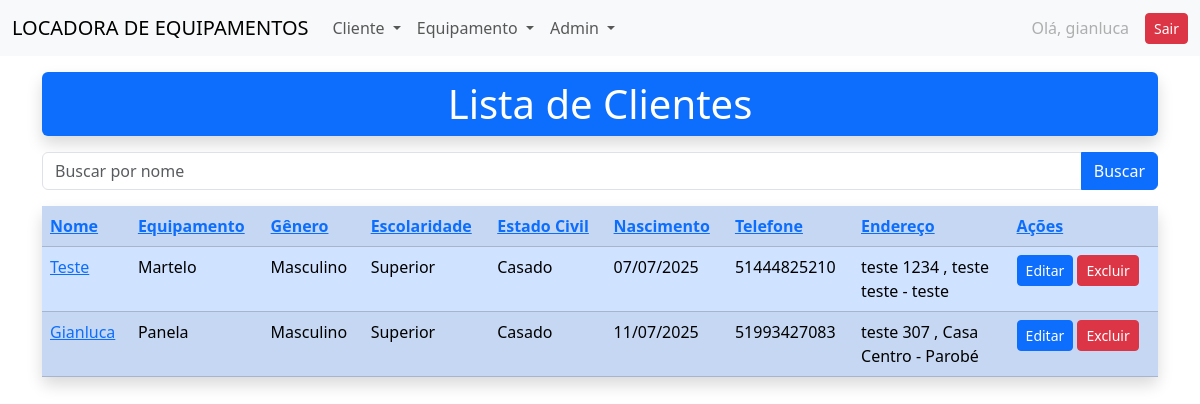
Before: /locadora/usuarios/ (signed in) with the older database file.
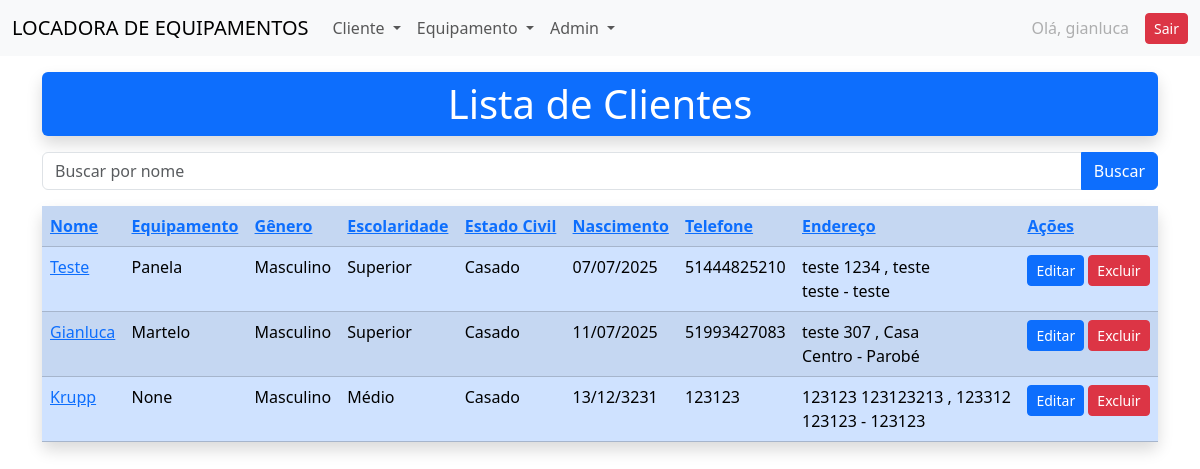
After: the same page with the newer database file.
### locadora/models.py (models this page shows, shortened)
class Usuario(models.Model):
    nome = models.CharField(max_length=100)
    data_nascimento = models.DateField()
    cpf = models.CharField(max_length=14, unique=True)
    genero = models.CharField(max_length=2, choices=GENERO_CHOICES)
    estado_civil = models.CharField(max_length=30, choices=ESTADO_CIVIL_CHOICES)
    escolaridade = models.CharField(max_length=50, choices=ESCOLARIDADE_CHOICES)
    equipamento = models.ForeignKey(Equipamento, on_delete=models.SET_NULL, null=True, blank=True)
    ativo = models.BooleanField(default=True)
    telefone = models.CharField(max_length=15, blank=True, null=True)
    cidade = models.CharField(max_length=100, blank=True, null=True)
    bairro = models.CharField(max_length=100, blank=True, null=True)
    rua = models.CharField(max_length=100, blank=True, null=True)
    numero = models.CharField(max_length=10, blank=True, null=True)
    complemento = models.CharField(max_length=100, blank=True, null=True)

class Equipamento(models.Model):
    nome = models.CharField(max_length=100)
    modelo = models.CharField(max_length=100, blank=True, null=True)
    numero_serie = models.CharField(max_length=100, blank=True, null=True)
    status = models.CharField(
        max_length=20,
        choices=STATUS_CHOICES,
        default='DISPONIVEL'
    )
    categoria = models.CharField(max_length=100, blank=True, null=True)
    fabricante = models.CharField(max_length=100, blank=True, null=True)
    em_manutencao = models.BooleanField(default=False)
    data_alugado = models.DateField(null=True, blank=True)
    foto = StdImageField(
        upload_to='fotos/equipamentos',
        variations={'thumb': (150, 150), 'medium': (300, 300)},
        blank=True,
        null=True
    )
    def __str__(self):
        return self.nome

### locadora/views.py (the view)
# urls.py: path('usuarios/', views.usuarios, name='usuarios'),
@login_required
def usuarios(request):
    query = request.GET.get('busca', '')
    if query:
        usuarios = Usuario.objects.filter(ativo=True, nome__icontains=query)
    else:
        usuarios = Usuario.objects.filter(ativo=True)
    dados = {
        'usuarios': usuarios,
        'ativos': True,
        'query': query,
    }
    return render(request, 'locadora/lista_clientes.html', dados)

### locadora/templates/locadora/lista_clientes.html (shortened to what this page needs)
{% extends 'locadora/base.html' %}
{% block content %}
<div class="container my-3">
    {% if ativos %}
        <h1 class="text-center bg-primary text-white py-2 shadow rounded">Lista de Clientes</h1>
    {% else %}
        <h1 class="text-center bg-primary text-white py-2 shadow rounded">Lista de Clientes Inativos</h1>
    {% endif %}
</div>
{% include 'locadora/partials/_busca.html' %}
<div class="container">
    <table class="table table-striped table-hover table-primary shadow rounded">
        <tr class="bg-primary text-white">
            {% if ativos %}
                <th><a href="{% url 'ordenar_usuarios' 'nome' %}?busca={{ query }}">Nome</a></th>
                <th><a href="{% url 'ordenar_usuarios' 'equipamento' %}?busca={{ query }}">Equipamento</a></th>
                <th><a href="{% url 'ordenar_usuarios' 'genero' %}?busca={{ query }}">Gênero</a></th>
                <th><a href="{% url 'ordenar_usuarios' 'escolaridade' %}?busca={{ query }}">Escolaridade</a></th>
                <th><a href="{% url 'ordenar_usuarios' 'estado_civil' %}?busca={{ query }}">Estado Civil</a></th>
                <th><a href="{% url 'ordenar_usuarios' 'data_nascimento' %}?busca={{ query }}">Nascimento</a></th>
                <th><a href="{% url 'ordenar_usuarios' 'telefone' %}?busca={{ query }}">Telefone</a></th>
                <th><a href="#">Endereço</a></th>
                <th><a href="#">Ações</a></th>
            {% endif %}
        </tr>
        {% for usuario in usuarios %}
        <tr>
            <td><a href="{% url 'detalhes_cliente' usuario.id %}">{{ usuario.nome }}</a></td>
            <td>{{ usuario.equipamento }}</td>
            <td>{{ usuario.get_genero_display }}</td>
            <td>{{ usuario.get_escolaridade_display }}</td>
            <td>{{ usuario.get_estado_civil_display }}</td>
            <td>{{ usuario.data_nascimento|date:"d/m/Y" }}</td>
            <td>{{ usuario.telefone|default:"-" }}</td>
            <td>
                {{ usuario.rua|default:"" }} {{ usuario.numero|default:"" }}
                {% if usuario.complemento %}, {{ usuario.complemento }}{% endif %}<br>
                {{ usuario.bairro|default:"" }} - {{ usuario.cidade|default:"" }}
            </td>
            <td>
                {% if ativos %}
                    <a href="{% url 'editar_cliente' usuario.id %}" class="btn btn-primary btn-sm text-white">Editar</a>
                    <a href="{% url 'excluir_usuario' usuario.id %}" class="btn btn-danger btn-sm">Excluir</a>
                {% else %}
                    <a href="{% url 'ativar_usuario' usuario.id %}" class="btn btn-success btn-sm">Ativar</a>
                {% endif %}
            </td>
        </tr>
        {% empty %}
        <tr>
            <td colspan="9" class="text-center">Nenhum cliente encontrado.</td>
        </tr>
        {% endfor %}
    </table>
</div>
{% endblock %}

### locadora/templates/locadora/base.html (shortened to what this page needs)
<!DOCTYPE html>
<html lang="en">
<head>
    <link href="https://cdn.jsdelivr.net/npm/bootstrap@5.3.6/dist/css/bootstrap.min.css" rel="stylesheet">
</head>
<body>
{% include 'locadora/partials/_menu.html' %}
{% block content %}
{% endblock %}
</body>
</html>

### locadora/templates/locadora/partials/_menu.html (shortened to what this page needs)
<nav class="navbar navbar-expand-lg bg-body-tertiary">
  <div class="container-fluid">
    <a class="navbar-brand" href="#">LOCADORA DE EQUIPAMENTOS</a>
    <div class="collapse navbar-collapse" id="navbarNavDropdown">
      <ul class="navbar-nav">
        <li class="nav-item dropdown">
          <a class="nav-link dropdown-toggle" href="#" role="button" data-bs-toggle="dropdown" aria-expanded="false">
            Cliente
          </a>
        </li>
        <li class="nav-item dropdown">
          <a class="nav-link dropdown-toggle" href="#" role="button" data-bs-toggle="dropdown" aria-expanded="false">
            Equipamento
          </a>
        </li>
        <li class="nav-item dropdown">
          <a class="nav-link dropdown-toggle" href="#" role="button" data-bs-toggle="dropdown" aria-expanded="false">
            Admin
          </a>
        </li>
      </ul>
      {% if user.is_authenticated %}
      <ul class="navbar-nav ms-auto">
        <li class="nav-item">
          <div class="d-flex align-items-center gap-2">
            <span class="nav-link disabled mb-0">Olá, {{ user.username }}</span>
            <a class="btn btn-danger btn-sm" href="{% url 'logout' %}">Sair</a>
          </div>
        </li>
      </ul>
      {% endif %}
    </div>
  </div>
</nav>

### locadora/templates/locadora/partials/_busca.html
<div class="container my-3">
    <form method="get">
        <div class="input-group">
            <input class="form-control" type="text" name="busca" placeholder="Buscar por nome" value="{{ query|default:'' }}">
            <button class="btn btn-primary" type="submit">Buscar</button>
        </div>
    </form>
</div>

Changed rows visible on the page:
changed Usuario "Teste": equipamento "Martelo" → "Panela"
changed Usuario "Gianluca": equipamento "Panela" → "Martelo"
added Usuario: nome "Krupp", equipamento "None", genero "Masculino", escolaridade "Médio", estado_civil "Casado", data_nascimento "13/12/3231", telefone "123123", rua "123123", numero "123123213", complemento "123312", bairro "123123", cidade "123123"
